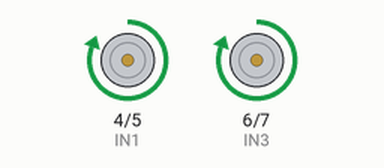
Recording of a sketch running on a simulated Arduino Uno, built with avr-gcc and run on an emulated ATmega328P. Shown: motor-driver pin pairs drawn as motors (green arrow = first pin HIGH = forward, orange = second pin HIGH = backward, longer = more drive).

Above: at 0.1 s.
At 30.1 s:
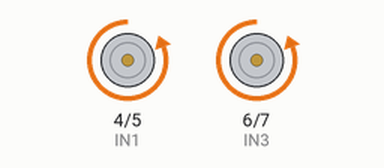
At 90.1 s:
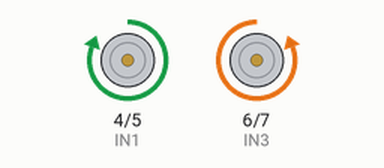
At 129.1 s:
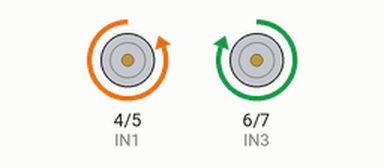
Timing chart, 0 to 130.0 s (numbered marks = the images above):
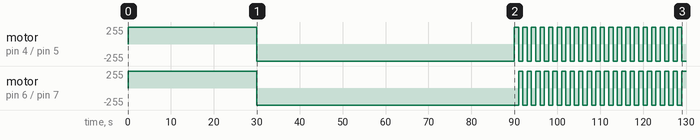

Measured:
- by itself, motor on pin 6 (IN3) / pin 7 (IN4): goes forward 255/255 30.0 s, backward 255/255 61.0 s, 19 × (forward 255/255 1.0 s, backward 255/255 1.0 s), then forward 255/255
- by itself, motor on pin 4 (IN1) / pin 5 (IN2): goes forward 255/255 30.0 s, backward 255/255 60.0 s, 19 × (forward 255/255 1.0 s, backward 255/255 1.0 s), forward 255/255 1.0 s, then backward 255/255

The sketch:

smooth_blad1.ino
```cpp
const int IN1 = 4;
const int IN2 = 5;
const int IN3 = 6;
const int IN4 = 7;

void setup() {

  pinMode(IN1, OUTPUT);
  pinMode(IN2, OUTPUT);
  pinMode(IN3, OUTPUT);
  pinMode(IN4, OUTPUT);
}

void loop() {

  moveForward();
  delay(30000);

  moveBackward();
  delay(60000);
  for (int i = 0; i < 30; i++) {
    turnRight();
    delay(1000);
    turnLeft();
    delay(1000);
  }
}


void moveForward() {
  digitalWrite(IN1, HIGH);
  digitalWrite(IN2, LOW);
  digitalWrite(IN3, HIGH);
  digitalWrite(IN4, LOW);
}

void moveBackward() {
  digitalWrite(IN1, LOW);
  digitalWrite(IN2, HIGH);
  digitalWrite(IN3, LOW);
  digitalWrite(IN4, HIGH);
}

void turnRight() {

  digitalWrite(IN1, HIGH);
  digitalWrite(IN2, LOW);
  digitalWrite(IN3, LOW);
  digitalWrite(IN4, HIGH);
}

void turnLeft() {

  digitalWrite(IN1, LOW);
  digitalWrite(IN2, HIGH);
  digitalWrite(IN3, HIGH);
  digitalWrite(IN4, LOW);
}

void stopMotors() {
  digitalWrite(IN1, LOW);
  digitalWrite(IN2, LOW);
  digitalWrite(IN3, LOW);
  digitalWrite(IN4, LOW);
}
```
